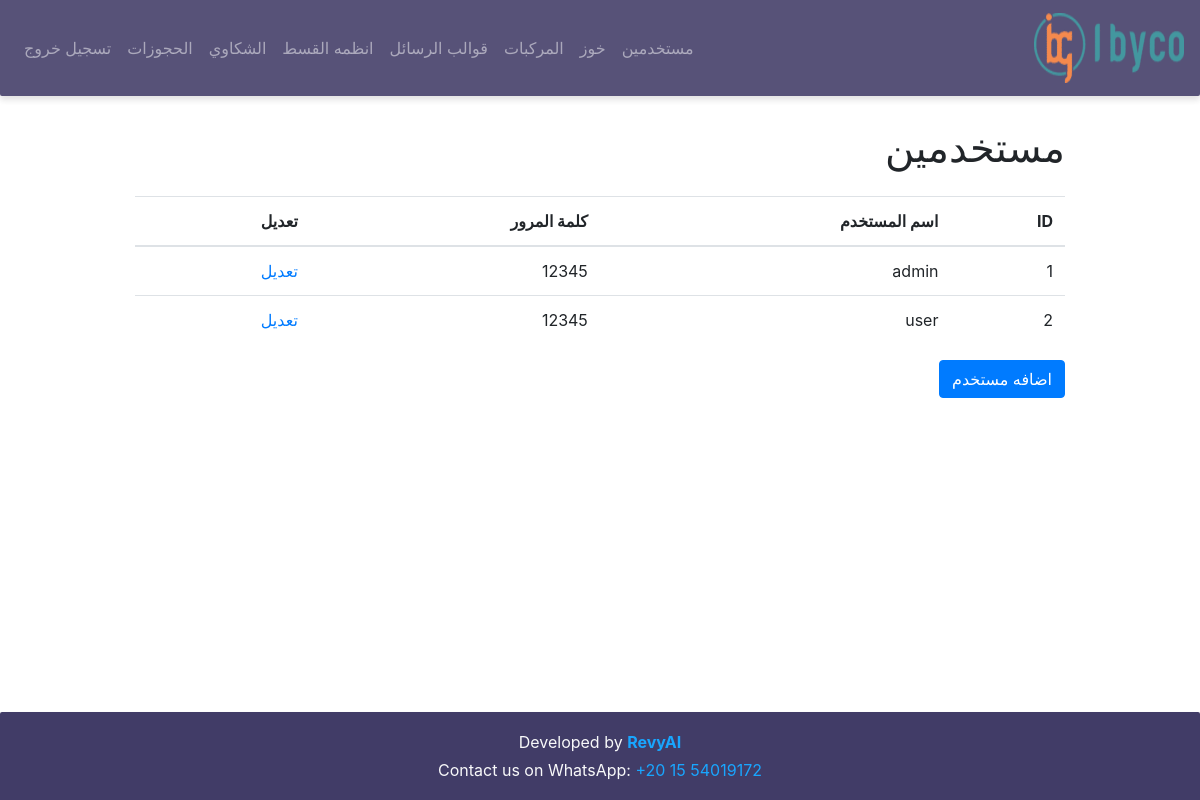
The app's page /users (signed in) with its own data.
### models/models.py (models this page shows)
class Users(db.Model, UserMixin):
    id = db.Column(db.Integer, primary_key=True)
    name = db.Column(db.String(50), nullable=False, unique=True)
    password = db.Column(db.String(50), nullable=False)

### app.py (the view)
@app.route('/users')
@login_required
def users():
    users_list = UserServices.get_users()
    return render_template('users.html', users=users_list)

### app.py (called while the page is built)
@login_manager.user_loader
def load_user(user_id):
    return Users.query.get(int(user_id))

### dashboard_services/UserServices.py (called while the page is built)
def get_users():
    users = Users.query.all()
    return users

### templates/users.html (shortened to what this page needs)
{% extends 'base.html' %}
{% block content %}
    <h1 class="mt-4">مستخدمين</h1>
    <table class="table mt-4">
        <thead>
            <tr>
                <th>ID</th>
                <th>اسم المستخدم</th>
                <th>كلمة المرور</th>
                <th>تعديل</th>
            </tr>
        </thead>
        <tbody>
            {% for user in users %}
                <tr>
                    <td>{{ user.id }}</td>
                    <td>{{ user.name }}</td>
                    <td>{{ user.password }}</td>
                    <td><a href="{{ url_for('edit_user', user_id=user.id) }}">تعديل</a></td>
                </tr>
            {% endfor %}
        </tbody>
    </table>
    <a class="btn btn-primary" href="{{ url_for('new_user') }}">اضافه مستخدم</a>
{% endblock %}

### templates/base.html (style rules this page uses)
html, body { height: 100%; margin: 0; display: flex; flex-direction: column; }

### records on screen
Users: id "1", name "admin", password "12345"
Users: id "2", name "user", password "12345"
